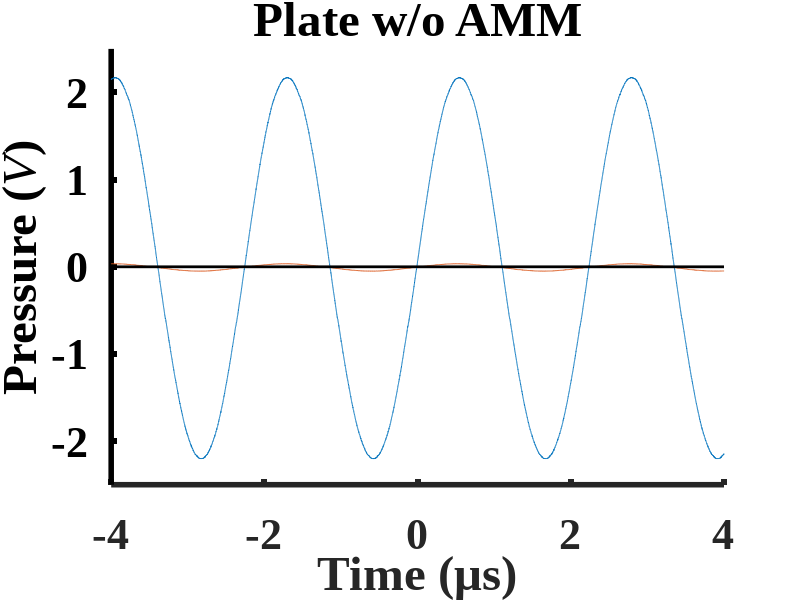

This figure's MATLAB source:
% function createfigure(X1, YMatrix1)
%CREATEFIGURE(X1, YMatrix1)
%  X1:  vector of plot x data
%  YMATRIX1:  matrix of plot y data

%  Auto-generated by MATLAB on 04-Apr-2023 11:29:20

% load data
load('E_harvesting_230303_plate_wo_AMM_2.2Vpp.mat');

% Create figure
figure;

% figure size setting
x0=50;
y0=50;

height = 800;
width=height*(4/3);

set(gcf,'position',[x0,y0,width,height])

% Create axes
axes1 = axes;
hold(axes1,'on');

% Create multiple line objects using matrix input to plot
plot1 = plot(X1,YMatrix1);
set(plot1(1),'DisplayName','Input',...
    'Color',[0 0.447058826684952 0.74117648601532]);
set(plot1(2),'DisplayName','Output',...
    'Color',[0.850980401039124 0.325490206480026 0.0980392172932625]);

% Create line (y = 0)
line(xlim(), [0,0], 'LineWidth', 2, 'Color', 'k');

% Create ylabel
ylabel('Pressure ({\itV})','FontWeight','bold','FontSize',32,...
    'FontName','Times New Roman');

% Create xlabel
xlabel('Time ({\mus})','FontWeight','bold','FontSize',32,...
    'FontName','Times New Roman');

% Create title
title('Plate w/o AMM');

% Uncomment the following line to preserve the X-limits of the axes
xlim(axes1,[-4e-06 4e-06]);
% Uncomment the following line to preserve the Y-limits of the axes
ylim(axes1,[-2.5 2.5]);
hold(axes1,'off');
% Set the remaining axes properties
set(axes1,'FontName','Times New Roman','FontSize',32,'FontWeight','bold',...
    'LineWidth',4,'XGrid','off','XTick',[-4e-06 -2e-06 0 2e-06 4e-06],...
    'XTickLabel',{'-4','-2','0','2','4'},'YColor',[0 0 0],'YGrid','off','ZGrid',...
    'on');
% Create legend
% legend(axes1,'show');

